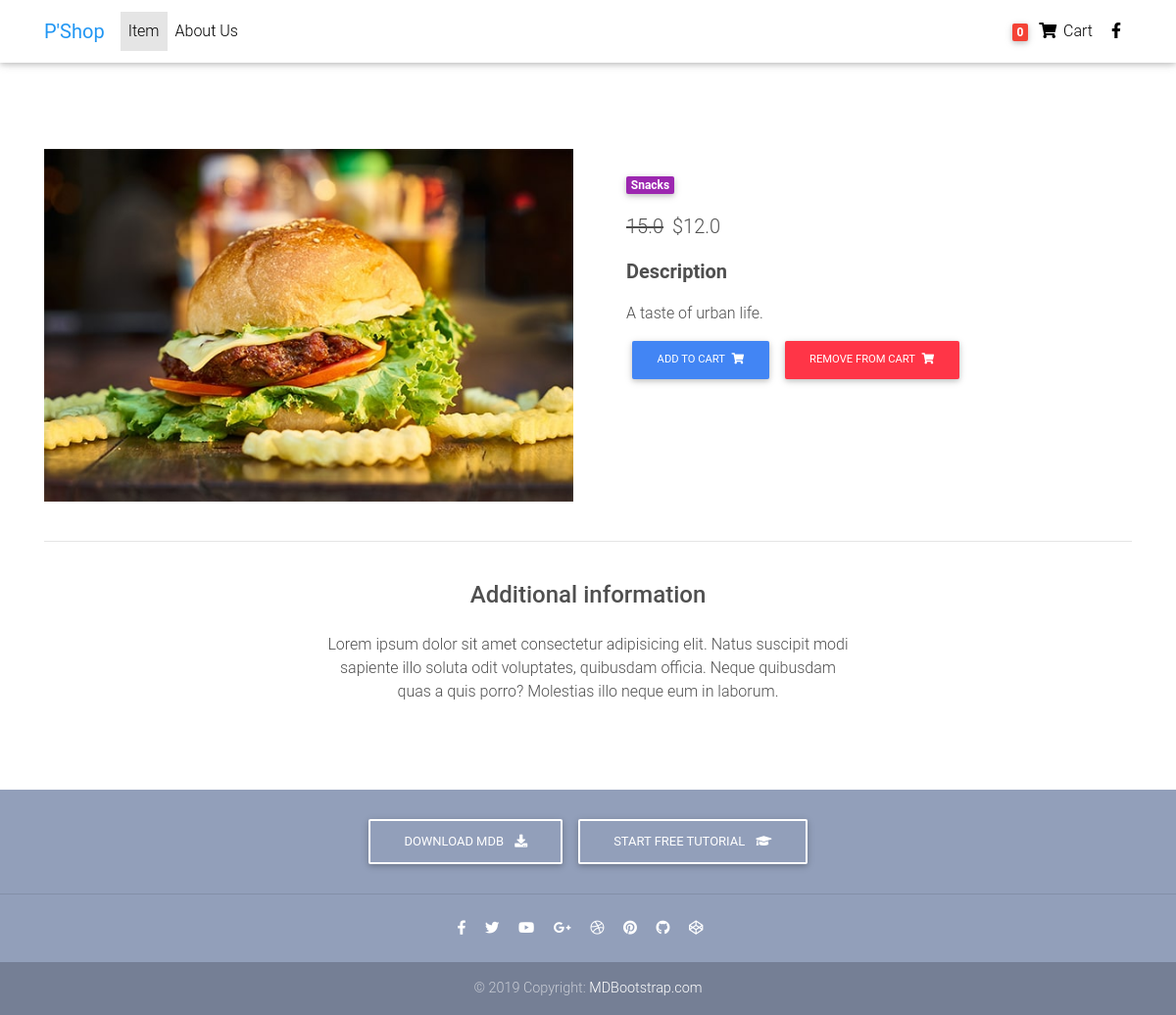
The app's page /order/product/cheese-burger/ with its own data.
### Order/models.py (models this page shows, shortened)
class Item(models.Model):
    title = models.CharField(max_length=100)
    price = models.FloatField()
    discount_price = models.FloatField(blank=True, null=True)
    category = models.CharField(choices=CATEGORY_CHOICES, max_length=3)
    label =  models.CharField(choices=LABEL_CHOICES, max_length=1)
    slug = models.SlugField()
    description = models.TextField()
    image = models.ImageField()
    def get_add_to_cart_url(self):
        return reverse("add_to_cart", kwargs={
            'slug': self.slug
        })
    def get_remove_from_cart_url(self):
        return reverse("remove_from_cart", kwargs={
            'slug': self.slug
        })

### Order/views.py (the view)
# urls.py: path('product/<slug>/', ItemDetailView.as_view(), name='product'),
class ItemDetailView(DetailView):
    model = Item
    template_name = 'Order/product-page.html'

### Order/templatetags/cart_template_tags.py (called while the page is built)
@register.filter
def cart_item_count(user):
    if user.is_authenticated:
        qs = Order.objects.filter(user=user, ordered=False)
        if qs.exists():
            return qs[0].items.count()
    return 0

### Order/templates/Order/product-page.html (shortened to what this page needs)
{% load static %}
{% load cart_template_tags %}
<!DOCTYPE html>
<html lang="en">
<head>
  <link rel="stylesheet" href="https://use.fontawesome.com/releases/v5.11.2/css/all.css">
  <link href="{% static 'Order/css/bootstrap.min.css' %}" rel="stylesheet">
  <link href="{% static 'Order/css/mdb.min.css' %}" rel="stylesheet">
  <link href="{% static 'Order/css/style.min.css' %}" rel="stylesheet">
</head>
<body>
  <nav class="navbar fixed-top navbar-expand-lg navbar-light white scrolling-navbar">
    <div class="container">
      <a class="navbar-brand waves-effect" href="{% url 'index' %}" target="_self">
        <strong class="blue-text">P'Shop</strong>
      </a>
      <div class="collapse navbar-collapse" id="navbarSupportedContent">
        <ul class="navbar-nav mr-auto">
          <li class="nav-item active">
            <a class="nav-link waves-effect" href="{% url 'item_list' %}">Item
            </a>
          </li>
          <li class="nav-item">
            <a class="nav-link waves-effect" href="{% url 'about' %}" target="_blank">About Us</a>
          </li>
        </ul>
        <ul class="navbar-nav nav-flex-icons">
          <li class="nav-item">
            <a href="{% url 'order_summary' %}" class="nav-link waves-effect">
              <span class="badge red z-depth-1 mr-1">{{ request.user|cart_item_count }}</span>
              <i class="fas fa-shopping-cart"></i>
              <span class="clearfix d-none d-sm-inline-block"> Cart </span>
            </a>
          </li>
          <li class="nav-item">
            <a href="https://www.facebook.com/mdbootstrap" class="nav-link waves-effect" target="_blank">
              <i class="fab fa-facebook-f"></i>
            </a>
          </li>
        </ul>
      </div>
    </div>
  </nav>
  <div class="mt-5 pt-5">
    </div>
  <main class="mt-1 pt-1">
    <div class="container dark-grey-text mt-5">
      <div class="row wow fadeIn">
        <div class="col-md-6 mb-4">
          <img src="{{ object.image.url }}" class="img-fluid" alt="">
        </div>
        <div class="col-md-6 mb-4">
          <div class="p-4">
            <div class="mb-3">
              <a href="">
                <span class="badge purple mr-1">{{ object.get_category_display }}</span>
              </a>
            </div>
            <p class="lead">
              {% if object.discount_price %}
                <span class="mr-1">
                <del>{{ object.price }}</del>
                </span>
                <span>${{ object.discount_price }}</span>
                  {% else %}
                    <span>${{ object.price }}</span>
              {% endif %}
            </p>
            <p class="lead font-weight-bold">Description</p>
            <p>{{ object.description }}</p>
            <a class="btn btn-primary btn-md my-0 p" href="{{ object.get_add_to_cart_url }}" type="submit">Add to cart
              <i class="fas fa-shopping-cart ml-1"></i>
            </a>
            <a class="btn btn-danger btn-md my-0 p" href="{{ object.get_remove_from_cart_url }}" type="submit">Remove from Cart
              <i class="fas fa-shopping-cart ml-1"></i>
            </a>
          </div>
        </div>
      </div>
      <hr>
      <div class="row d-flex justify-content-center wow fadeIn">
        <div class="col-md-6 text-center">
          <h4 class="my-4 h4">Additional information</h4>
          <p>Lorem ipsum dolor sit amet consectetur adipisicing elit. Natus suscipit modi sapiente illo soluta odit
            voluptates,
            quibusdam officia. Neque quibusdam quas a quis porro? Molestias illo neque eum in laborum.</p>
        </div>
      </div>
      <div class="row wow fadeIn">
        <div class="col-lg-4 col-md-12 mb-4">
        </div>
        <div class="col-lg-4 col-md-6 mb-4">
        </div>
        <div class="col-lg-4 col-md-6 mb-4">
        </div>
      </div>
    </div>
  </main>
  <footer class="page-footer text-center font-small mt-4 wow fadeIn">
    <div class="pt-4">
      <a class="btn btn-outline-white" href="https://mdbootstrap.com/docs/jquery/getting-started/download/" target="_blank"
        role="button">Download MDB
        <i class="fas fa-download ml-2"></i>
      </a>
      <a class="btn btn-outline-white" href="https://mdbootstrap.com/education/bootstrap/" target="_blank" role="button">Start
        free tutorial
        <i class="fas fa-graduation-cap ml-2"></i>
      </a>
    </div>
    <hr class="my-4">
    <div class="pb-4">
      <a href="https://www.facebook.com/mdbootstrap" target="_blank">
        <i class="fab fa-facebook-f mr-3"></i>
      </a>
      <a href="https://twitter.com/MDBootstrap" target="_blank">
        <i class="fab fa-twitter mr-3"></i>
      </a>
      <a href="https://www.youtube.com/watch?v=7MUISDJ5ZZ4" target="_blank">
        <i class="fab fa-youtube mr-3"></i>
      </a>
      <a href="https://plus.google.com/u/0/b/107863090883699620484" target="_blank">
        <i class="fab fa-google-plus-g mr-3"></i>
      </a>
      <a href="https://dribbble.com/mdbootstrap" target="_blank">
        <i class="fab fa-dribbble mr-3"></i>
      </a>
      <a href="https://pinterest.com/mdbootstrap" target="_blank">
        <i class="fab fa-pinterest mr-3"></i>
      </a>
      <a href="https://github.com/mdbootstrap/bootstrap-material-design" target="_blank">
        <i class="fab fa-github mr-3"></i>
      </a>
      <a href="http://codepen.io/mdbootstrap/" target="_blank">
        <i class="fab fa-codepen mr-3"></i>
      </a>
    </div>
    <div class="footer-copyright py-3">
      © 2019 Copyright:
      <a href="https://mdbootstrap.com/education/bootstrap/" target="_blank"> MDBootstrap.com </a>
    </div>
  </footer>
</body>
</html>

### records on screen
Item: image (picture), category "Snacks", price "15.0", discount_price "12.0", description "A taste of urban life."

### other values on screen
{{ request.user|cart_item_count }} "0"
